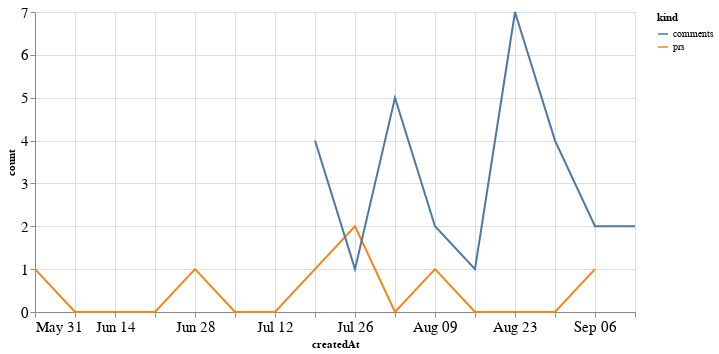

This figure's notebook cell:
### Code cell
alt.Chart(total_time, width=600).mark_line().encode(
    x='createdAt',
    y='count',
    color='kind'
)

### Figure 1 — Vega-Lite specification as saved in the notebook (floating-point values rounded to 4 significant figures)
{"config": {"axisLeft": {"labelFontSize": 15}, "axisBottom": {"labelFontSize": 15}}, "data": {"name": "data-44086b9dd3dcd6265b03ca287934d591"}, "mark": "line", "encoding": {"color": {"type": "nominal", "field": "kind"}, "x": {"type": "temporal", "field": "createdAt"}, "y": {"type": "quantitative", "field": "count"}}, "width": 600, "$schema": "https://vega.github.io/schema/vega-lite/v4.8.1.json", "datasets": {"data-44086b9dd3dcd6265b03ca287934d591": [{"createdAt": "2020-05-31T00:00:00", "kind": "prs", "count": 1.0}, {"createdAt": "2020-06-07T00:00:00", "kind": "prs", "count": 0.0}, {"createdAt": "2020-06-14T00:00:00", "kind": "prs", "count": 0.0}, {"createdAt": "2020-06-21T00:00:00", "kind": "prs", "count": 0.0}, {"createdAt": "2020-06-28T00:00:00", "kind": "prs", "count": 1.0}, {"createdAt": "2020-07-05T00:00:00", "kind": "prs", "count": 0.0}, {"createdAt": "2020-07-12T00:00:00", "kind": "prs", "count": 0.0}, {"createdAt": "2020-07-19T00:00:00", "kind": "prs", "count": 1.0}, {"createdAt": "2020-07-26T00:00:00", "kind": "prs", "count": 2.0}, {"createdAt": "2020-08-02T00:00:00", "kind": "prs", "count": 0.0}, {"createdAt": "2020-08-09T00:00:00", "kind": "prs", "count": 1.0}, {"createdAt": "2020-08-16T00:00:00", "kind": "prs", "count": 0.0}, {"createdAt": "2020-08-23T00:00:00", "kind": "prs", "count": 0.0}, {"createdAt": "2020-08-30T00:00:00", "kind": "prs", "count": 0.0}, {"createdAt": "2020-09-06T00:00:00", "kind": "prs", "count": 1.0}, {"createdAt": "2020-09-13T00:00:00", "kind": "prs", "count": null}, {"createdAt": "2020-05-31T00:00:00", "kind": "comments", "count": null}, {"createdAt": "2020-06-07T00:00:00", "kind": "comments", "count": null}, {"createdAt": "2020-06-14T00:00:00", "kind": "comments", "count": null}, {"createdAt": "2020-06-21T00:00:00", "kind": "comments", "count": null}, {"createdAt": "2020-06-28T00:00:00", "kind": "comments", "count": null}, {"createdAt": "2020-07-05T00:00:00", "kind": "comments", "count": null}, {"createdAt": "2020-07-12T00:00:00", "kind": "comments", "count": null}, {"createdAt": "2020-07-19T00:00:00", "kind": "comments", "count": 4.0}, {"createdAt": "2020-07-26T00:00:00", "kind": "comments", "count": 1.0}, {"createdAt": "2020-08-02T00:00:00", "kind": "comments", "count": 5.0}, {"createdAt": "2020-08-09T00:00:00", "kind": "comments", "count": 2.0}, {"createdAt": "2020-08-16T00:00:00", "kind": "comments", "count": 1.0}, {"createdAt": "2020-08-23T00:00:00", "kind": "comments", "count": 7.0}, {"createdAt": "2020-08-30T00:00:00", "kind": "comments", "count": 4.0}, {"createdAt": "2020-09-06T00:00:00", "kind": "comments", "count": 2.0}, {"createdAt": "2020-09-13T00:00:00", "kind": "comments", "count": 2.0}]}}
